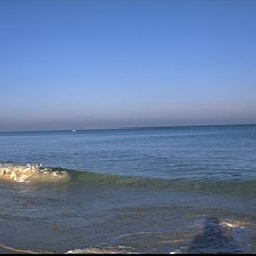
#> input picture problematique/baseDeDonneesImages/coast_art1130.jpg, 256 x 256 px
$ python -i preprocessing.py   (imports and definitions only)   (older library calls are emulated)
#> lines starting #> are read from the running program, lines starting #| are printed output that depends on the picture; after the words box and inside, x2 and y2 are one past the last pixel; in counts of white or black regions, pixels touching at a corner belong together
import numpy as np
import cv2
from scipy import ndimage
from skimage.feature import hog


# [60 lines left out: functions edge_coefficient, hog_factor, top_down_luminosity_ratio, left_right_color_difference_ratio, h_dominant_gradient, very_grey, not called in this run]


def leaf_color_coef(img):
    hsv = cv2.cvtColor(img, cv2.COLOR_RGB2HSV)
#> hsv: shape (256, 256, 3); mean H, S, V 105.5, 94.6, 163
    # find the yellow and green color in the leaf
    mask_yellow_green = cv2.inRange(hsv, (40, 30, 30), (180, 255, 255))
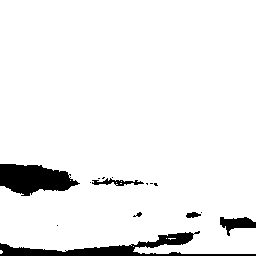
#> mask_yellow_green: shape (256, 256); 93.6% white; 15 black regions (9 under 20 px), largest, box (x1, y1, x2, y2) and area: (0, 231, 256, 256) 1841, (0, 164, 80, 196) 1726, (220, 217, 256, 236) 355, (92, 178, 144, 186) 183, (186, 212, 201, 218) 62, (133, 212, 142, 217) 23
    # find any of the three colors(green or brown or yellow) in the image
    # Bitwise-AND mask and original image
    res = cv2.bitwise_and(img, img, mask=mask_yellow_green)
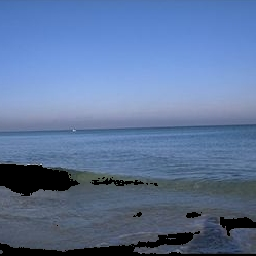
#> res: shape (256, 256, 3); mean R, G, B 93.1, 117, 155.9
    return np.count_nonzero(res) / res.flatten().size


# [22 lines left out: functions excess_green_index, excess_blue_index, excess_red_index, not called in this run]

>>> import cv2
>>> picture = cv2.cvtColor(cv2.imread('baseDeDonneesImages/coast_art1130.jpg'), cv2.COLOR_BGR2RGB)
>>> result = leaf_color_coef(picture)
#> result = 0.936

$ run again, on problematique/baseDeDonneesImages/coast_bea20.jpg
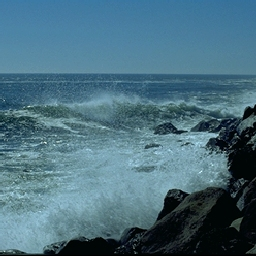
#> input picture problematique/baseDeDonneesImages/coast_bea20.jpg, 256 x 256 px
#> hsv: shape (256, 256, 3); mean H, S, V 97.6, 119.2, 126.8
#> in leaf_color_coef, `mask_yellow_green = cv2.inRange(hsv, (40, 30, 30), (180, 255, 255))`:
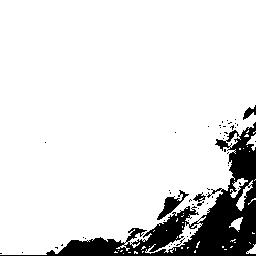
#> mask_yellow_green: shape (256, 256); 88.1% white; 52 black regions (48 under 20 px), largest, box (x1, y1, x2, y2) and area: (0, 122, 256, 256) 7275, (157, 190, 189, 220) 286, (243, 105, 256, 120) 89, (193, 192, 206, 202) 56
#> result = 0.88

$ run again, on problematique/baseDeDonneesImages/coast_cdmc1000.jpg
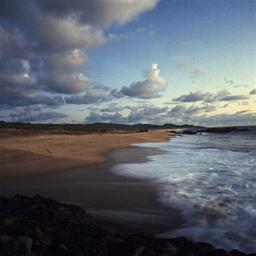
#> input picture problematique/baseDeDonneesImages/coast_cdmc1000.jpg, 256 x 256 px
#> hsv: shape (256, 256, 3); mean H, S, V 101.2, 63, 113.8
#> in leaf_color_coef, `mask_yellow_green = cv2.inRange(hsv, (40, 30, 30), (180, 255, 255))`:
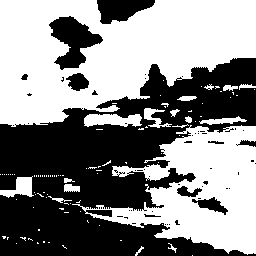
#> mask_yellow_green: shape (256, 256); 53.3% white; 58 black regions (48 under 20 px), largest, box (x1, y1, x2, y2) and area: (0, 58, 256, 256) 27159, (49, 16, 103, 70) 1481, (97, 0, 155, 24) 924
#> in leaf_color_coef, `res = cv2.bitwise_and(img, img, mask=mask_yellow_green)`:
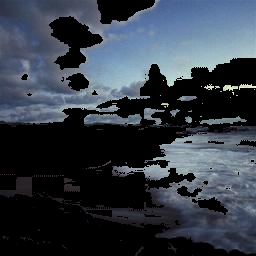
#> res: shape (256, 256, 3); mean R, G, B 52, 59.8, 70
#> result = 0.533
